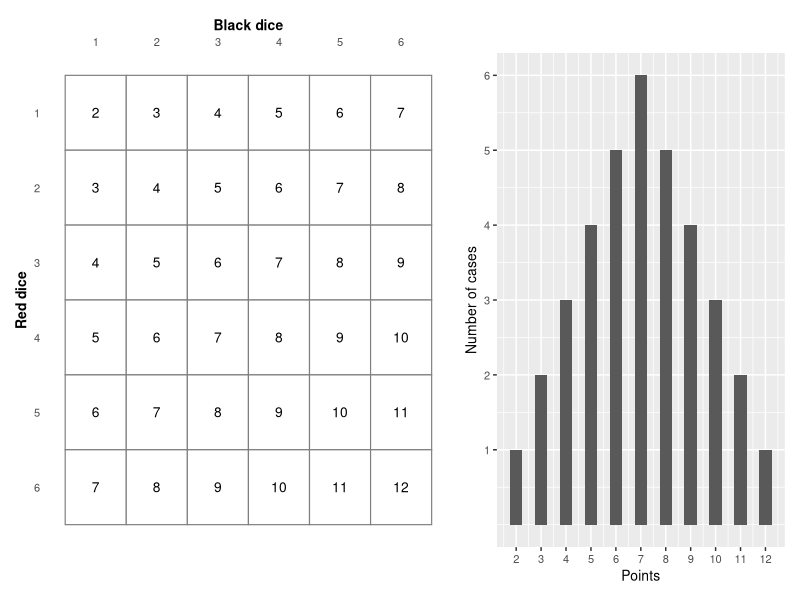
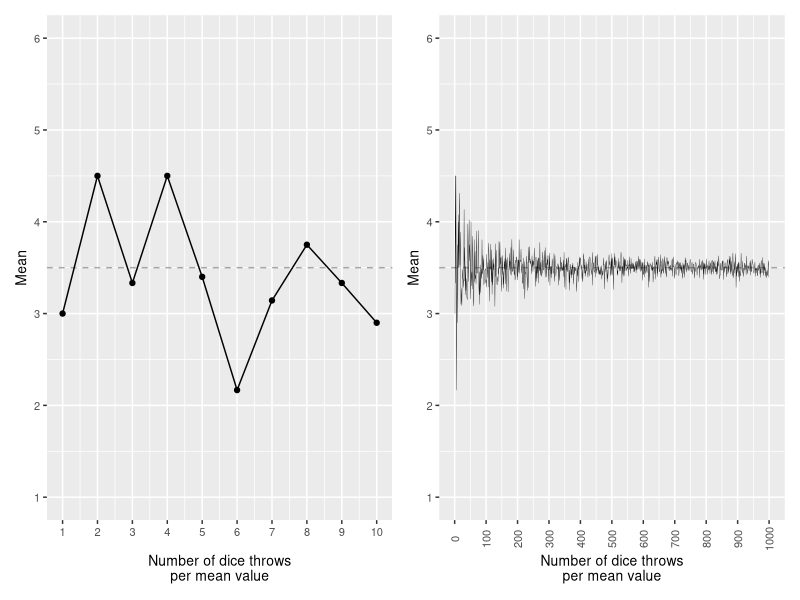
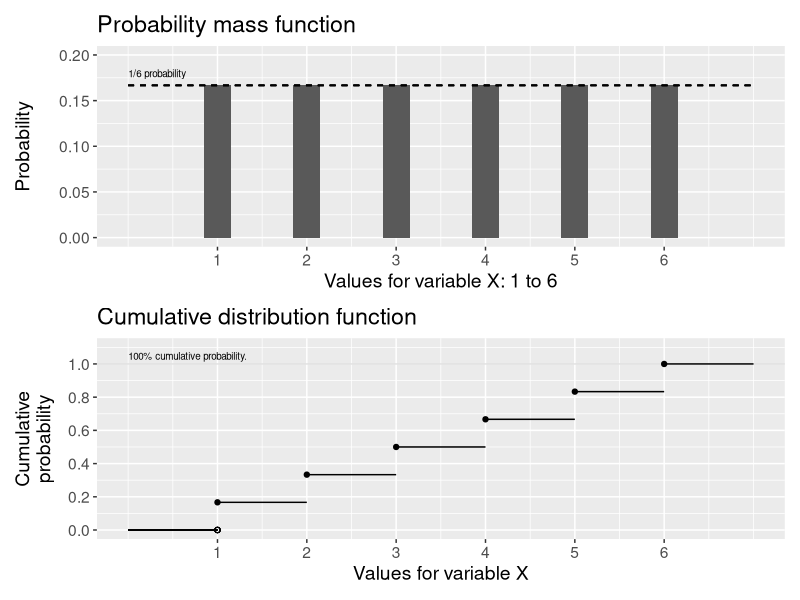
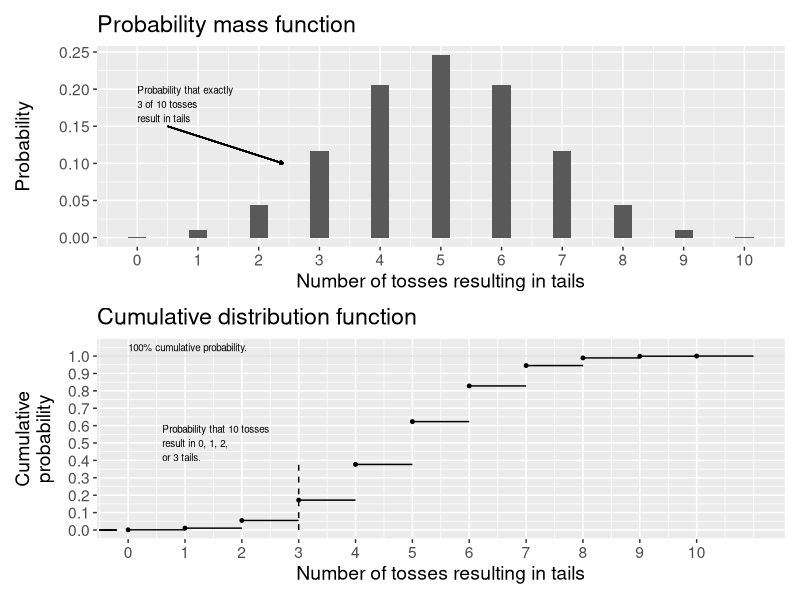
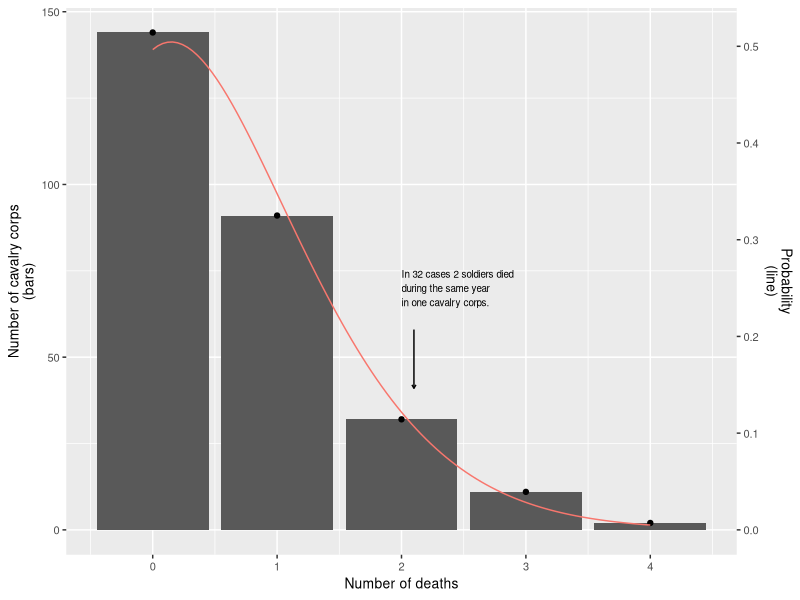

Generate these figures, in order, with R:
## ---- chunk 1
library(ggplot2)
library(patchwork)

# Left panel: 6x6 combinations table
dice_df <- expand.grid(Red=1:6, Black=1:6)
dice_df$Sum <- dice_df$Red + dice_df$Black

g_tbl <- ggplot(dice_df, aes(x=Black, y=Red, label=Sum)) +
  geom_tile(fill="white", colour="grey50", linewidth=0.4) +
  geom_text(size=3.5) +
  scale_x_continuous(breaks=1:6, position="top") +
  scale_y_reverse(breaks=1:6) +
  labs(x="Black dice", y="Red dice") +
  theme_minimal() +
  theme(panel.grid=element_blank(), axis.ticks=element_blank(),
        text=element_text(size=10),
        axis.title.x=element_text(face="bold"),
        axis.title.y=element_text(face="bold"))

# Right panel: bar chart (matches original g_2dices)
df_bar <- data.frame(x=2:12, y=c(1,2,3,4,5,6,5,4,3,2,1))
g_bar <- ggplot(df_bar, aes(x=x, y=y)) +
  geom_col(width=0.5) +
  scale_x_continuous(breaks=2:12) +
  scale_y_continuous(breaks=1:6) +
  labs(x="Points", y="Number of cases") +
  theme(text=element_text(size=10))

g_tbl + g_bar + plot_layout(widths=c(1.4, 1))
## ---- chunk 2
df_balls <- data.frame(
  Color    = c("Red", "Yellow", "Sum"),
  Filled   = c(40, 10, 50),
  Hollow   = c(40, 10, 50),
  Sum      = c(80, 20, 100)
)
knitr::kable(df_balls, caption="Three types of balls", booktabs=TRUE,
             col.names=c("", "Filled", "Hollow", "Sum"),
             align=c("l","c","c","c"))
## ---- chunk 3
library(ggplot2)
library(patchwork)
set.seed(123)

diceroll <- function(x) mean(sample(1:6, size=x, replace=TRUE))
rolls <- 1000
dice_df <- data.frame(r=1:rolls, sm=sapply(1:rolls, diceroll))

gh <- geom_hline(yintercept=3.5, linetype="dashed", alpha=0.33)
gl <- labs(x="Number of dice throws\nper mean value", y="Mean")

g_10dices <- ggplot(dice_df[1:10,], aes(x=r, y=sm)) +
  geom_line() + geom_point() + gh + gl +
  scale_x_continuous(breaks=1:10) +
  scale_y_continuous(breaks=1:6, limits=c(1,6)) +
  theme(text=element_text(size=10))

g_1000dices <- ggplot(dice_df, aes(x=r, y=sm)) +
  geom_line(linewidth=0.1) + gh + gl +
  scale_x_continuous(breaks=seq(0,1000,100)) +
  scale_y_continuous(breaks=1:6, limits=c(1,6)) +
  theme(text=element_text(size=10), axis.text.x=element_text(angle=90, vjust=0.5))

g_10dices + g_1000dices
## ---- chunk 4
library(ggplot2)
library(patchwork)

tb1 <- data.frame(x=1:6, pdf=1/6, cdf=cumsum(rep(1/6,6)), x1=2:7)

p_pmf <- ggplot(tb1, aes(x=x, y=pdf)) +
  geom_col(width=0.3) +
  geom_segment(x=0, xend=7, y=1/6, yend=1/6, linetype="dashed") +
  annotate("text", x=0, y=0.18, size=2.5, hjust=0, label="1/6 probability") +
  scale_x_continuous(breaks=1:6, limits=c(0,7)) +
  scale_y_continuous(breaks=seq(0,.2,.05), limits=c(0,.2)) +
  labs(x="Values for variable X: 1 to 6", y="Probability",
       title="Probability mass function") +
  theme(text=element_text(size=14))

p_cdf <- ggplot(tb1, aes(y=cdf, x=x)) +
  geom_point() +
  geom_segment(aes(x=x, xend=x1, yend=cdf)) +
  geom_segment(x=0, xend=1, y=0, yend=0) +
  geom_point(x=1, y=0, shape=1) +
  geom_hline(yintercept=1, linewidth=0.3, alpha=0.2) +
  annotate("text", x=0, y=1.05, size=2.5, hjust=0,
           label="100% cumulative probability.") +
  scale_x_continuous(breaks=1:6, limits=c(0,7)) +
  scale_y_continuous(breaks=seq(0,1,.2), limits=c(0,1.1)) +
  labs(x="Values for variable X", y="Cumulative\nprobability",
       title="Cumulative distribution function") +
  theme(text=element_text(size=14))

p_pmf / p_cdf
## ---- chunk 5
library(ggplot2)
library(patchwork)

n <- 10; p <- 0.5
tb_binom <- data.frame(x=0:n, pdf=dbinom(0:n,n,p), cdf=pbinom(0:n,n,p), x1=1:(n+1))

p_pmf <- ggplot(tb_binom, aes(x=x, y=pdf)) +
  geom_col(width=0.3) +
  annotate("text", x=0, y=0.18, size=2.5, hjust=0,
           label="Probability that exactly\n3 of 10 tosses\nresult in tails") +
  geom_segment(aes(x=0.5, xend=2.4, y=0.15, yend=0.1),
               arrow=arrow(length=unit(0.1,'cm'))) +
  scale_x_continuous(breaks=0:10) +
  labs(x="Number of tosses resulting in tails", y="Probability",
       title="Probability mass function") +
  theme(text=element_text(size=14))

p_cdf <- ggplot(tb_binom, aes(y=cdf, x=x)) +
  geom_point(size=1) +
  geom_segment(aes(x=x, xend=x1, yend=cdf), linewidth=0.5) +
  geom_segment(x=-0.5, xend=-0.2, y=0, yend=0, linewidth=0.5) +
  geom_hline(yintercept=1, linewidth=0.3, alpha=0.2) +
  annotate("text", x=0, y=1.05, hjust=0, size=2.5,
           label="100% cumulative probability.") +
  annotate("segment", x=3, xend=3, y=0, yend=0.4, linetype="dashed") +
  annotate("text", x=0.6, y=0.5, size=2.5, hjust=0,
           label="Probability that 10 tosses\nresult in 0, 1, 2,\nor 3 tails.") +
  scale_x_continuous(breaks=0:10) +
  scale_y_continuous(breaks=seq(0,1,.1)) +
  labs(x="Number of tosses resulting in tails", y="Cumulative\nprobability",
       title="Cumulative distribution function") +
  theme(text=element_text(size=14))

p_pmf / p_cdf
## ---- chunk 6
library(ggplot2)
df_bort <- data.frame(deaths=0:4, n=c(144,91,32,11,2))
lambda_val <- sum(df_bort$deaths * df_bort$n) / sum(df_bort$n)  # 0.7
N <- sum(df_bort$n)  # 280

ggplot(df_bort, aes(x=deaths, y=n)) +
  geom_col() +
  geom_point() +
  stat_function(fun=function(x) exp(-lambda_val) * (lambda_val^x / factorial(x)) * N,
                geom="line", color="#F8766D") +
  annotate("text", x=2, y=70, hjust=0, size=2.5,
           label="In 32 cases 2 soldiers died\nduring the same year\nin one cavalry corps.") +
  annotate("segment", x=2.1, xend=2.1, y=58, yend=41,
               arrow=arrow(length=unit(0.1,'cm'))) +
  scale_y_continuous(
    name="Number of cavalry corps\n(bars)",
    sec.axis=sec_axis(transform=~.*1/N, name="Probability\n(line)")
  ) +
  labs(x="Number of deaths") +
  theme(text=element_text(size=10))
